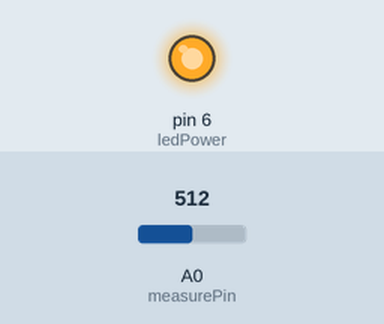
A sketch run on a simulated Arduino Uno, built with avr-gcc and run on an emulated ATmega328P. On the bench: output pins drawn as LEDs (lit = HIGH). The test bench sets the inputs (shaded band); at power-on: A0 (measurePin) = 512. What the sketch prints to the serial monitor is not drawn.

Above: at 0.1 s.
Timing chart, 0 to 1.6 s (numbered marks = the images above):
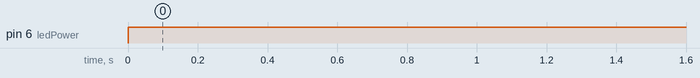

Measured:
- by itself, pin 6 (ledPower): LOW → HIGH at 0.00 s

The sketch:

GP2Y10.ino
```cpp
int measurePin = A0;
int ledPower = 6;

int samplingTime = 280;
int deltaTime = 40;
int sleepTime = 9680;

float voMeasured = 0.0;
float calcVoltage = 0.0;
float dustDensity = 0.0;

void setup() {
  Serial.begin(9600);
  pinMode(ledPower,OUTPUT);
}

void loop() {
  digitalWrite(ledPower,LOW);
  delayMicroseconds(samplingTime);

  voMeasured = analogRead(measurePin);
  delayMicroseconds(deltaTime);
  digitalWrite(ledPower,HIGH);
  delayMicroseconds(sleepTime);

  calcVoltage = voMeasured * (5.0/1024.0);

  dustDensity = 0.17 * calcVoltage - 0.1;

  Serial.print("Raw Signal Value (0-1023): ");
  Serial.print(voMeasured);

  Serial.print(" - Voltage: ");
  Serial.print(calcVoltage);

  Serial.print(" - Dust Density: ");
  Serial.println(dustDensity);

  delay(1000);
}
```
